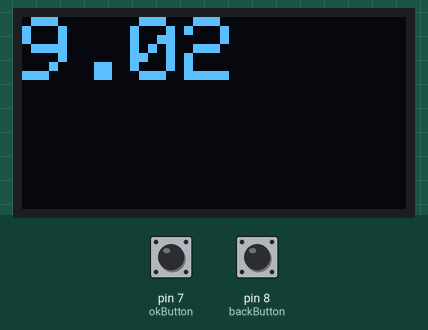
This sketch was run on a simulated Arduino Uno, built with avr-gcc and run on an emulated ATmega328P. Parts: 128×64 one-colour display. Inputs (shaded band) come from the test bench; at power-on: pin 7 (okButton) LOW, pin 8 (backButton) LOW. The display library's start-up logo is not drawn.

Above: at 1.2 s.
1.3 s: pin 7 (okButton) pulled HIGH for 0.15 s
At 2.5 s:
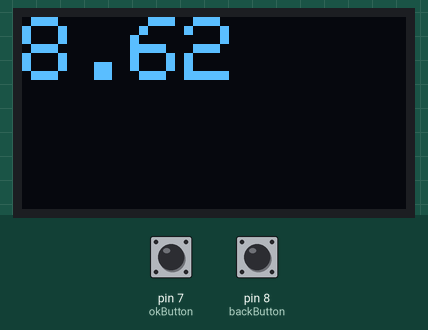
2.9 s: pin 7 (okButton) pulled HIGH for 1 s
At 4.14 s:
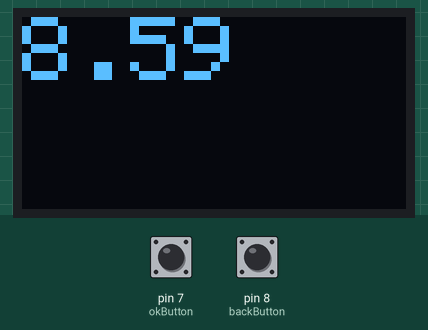
4.5 s: pin 8 (backButton) pulled HIGH for 1 s
At 6.7 s:
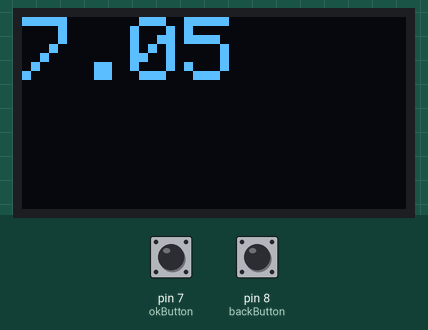
Timing chart, 0 to 8.2 s (numbered marks = the images above; inputs shaded):
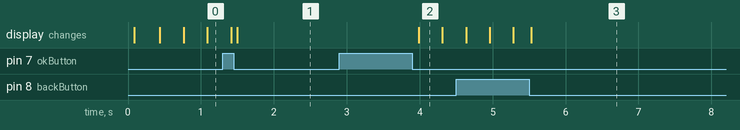

Measured:
- after the input at 2.9 s, the display: changes after 1.1 s (image 2)

The sketch:

timerTests.ino
```cpp
/*
Date: June 25th 2024
Description: test stopwatch display on OLED, format properly with min:seconds.milliseconds

*/

#include <SPI.h>
#include <Wire.h>
#include <Adafruit_GFX.h>
#include <Adafruit_SSD1306.h>

#define SCREEN_WIDTH 128 // OLED display width, in pixels
#define SCREEN_HEIGHT 64 // OLED display height, in pixels

// Declaration for an SSD1306 display connected to I2C (SDA, SCL pins)
// The pins for I2C are defined by the Wire-library.
// On an arduino UNO:       A4(SDA), A5(SCL)

#define OLED_RESET     -1 // Reset pin # (or -1 if sharing Arduino reset pin)
#define SCREEN_ADDRESS 0x3C ///< See datasheet for Address; 0x3D for 128x64, 0x3C for 128x32
Adafruit_SSD1306 display(SCREEN_WIDTH, SCREEN_HEIGHT, &Wire, OLED_RESET);

enum State {timer_run, timer_paused};
State currentState = timer_paused;


// timer variables

float timerSec = 0;
float timer1Sec = 10.0;
float timer2Sec = 5.0;
unsigned long timerDelay = 0;

int timerTracker = 1; // bounces between 1 and 2


// timer function prototypes
void buttonState();
void pauseTimer();
void runTimer();
void handle_timer_run();
void handle_timer_paused();


// button variables
  const int okButton = 7;
  const int backButton = 8;
  const bool serialEnabled = 1;
  long unsigned currentTime = 0;
  const int debounceDelay = 10;
  long okLastDetection = 0;
  int okButtonState = 1; // initialize these to unpressed
  int okLastButtonState = 1;
  bool okPressed = 1;
  unsigned long okStartPressed = 0;
  unsigned long okEndPressed = 0;
  unsigned long okHoldTime = 0;
  unsigned long okIdleTime = 0;
  long backLastDetection;
  int backButtonState = 1;  // initialize these to unpressed
  int backLastButtonState = 1;
  bool backPressed = 1;
  unsigned long backStartPressed = 0;
  unsigned long backEndPressed = 0;
  unsigned long backHoldTime = 0;
  unsigned long backIdleTime = 0;
  bool okJustChanged = 0;
  bool backJustChanged = 0;


void setup() {

  // SSD1306_SWITCHCAPVCC = generate display voltage from 3.3V internally
  if(!display.begin(SSD1306_SWITCHCAPVCC, SCREEN_ADDRESS)) {
    Serial.println(F("SSD1306 allocation failed"));
    for(;;); // Don't proceed, loop forever
  }
  display.display();


}


void buttonState(){
  int okReading = digitalRead(okButton);
  int backReading = digitalRead(backButton);

  if (okButtonState != okLastButtonState){
    okLastDetection = millis();
  }

  if (backButtonState != backLastButtonState){
    backLastDetection = millis();
  }


  // only accept the change in button state after debounce time
  if ( (millis() - okLastDetection) > debounceDelay ){
    okButtonState = okReading;
  }

  // only accept the change in button state after debounce time
  if ( (millis() - backLastDetection) > debounceDelay ){
    backButtonState = backReading;
  }


  // if the button is pressed or released
  if (okButtonState != okLastButtonState)
  {

    // if the button is just pressed
    if (okButtonState == 0)
    {
      okStartPressed = millis();
      if (okButtonState == 0 && okPressed == 1)
      {
        if (serialEnabled) Serial.println("======just pressed ok =======");
      }
      okPressed = 0;
      okJustChanged = 1;

    }


    // if the button is just released
    else if (okButtonState == 1)
    {

      okEndPressed = millis();
      okHoldTime = okEndPressed - okStartPressed;
      if (okButtonState == 1 && okPressed == 0)
      {
        if (serialEnabled) {
          Serial.print("---just released ok ----: holdtime: ");
          Serial.println(okHoldTime);
        }
      }
      okJustChanged = 1;
      okPressed = 1;
    }


  }
  else {
    okJustChanged = 0;
  }

  // if the back button is pressed or released
  if (backButtonState != backLastButtonState)
  {

    // if the button is just pressed
    if (backButtonState == 0)
    {
      backStartPressed = millis();
      if (backButtonState == 0 && backPressed == 1)
      {
        if (serialEnabled) Serial.println("======just pressed back =======");
      }
      backJustChanged = 1;
      backPressed = 0;

    }


    // if the button is just released
    else if (backButtonState == 1)
    {

      backEndPressed = millis();
      backHoldTime = backEndPressed - backStartPressed;
      if (backButtonState == 1 && backPressed == 0)
      {
        if (serialEnabled){
          Serial.print("---just released back ----: holdtime: ");
          Serial.println(backHoldTime);
        }

      }

      backJustChanged = 1;
      backPressed = 1;
    }

    else {
      okJustChanged = 0;
      backJustChanged = 0;
    }


  }

  else {
    backJustChanged = 0;
  }


  okLastButtonState = okReading;
  backLastButtonState = backReading;


}

void loop() {

  switch (currentState) {
    case timer_run:
      handle_timer_run();
      break;

    case timer_paused:
      handle_timer_paused();
      break;
  }


}


void pauseTimer(){
  display.clearDisplay();
  display.setTextSize(3);
  display.setTextColor(SSD1306_WHITE);
  display.setCursor(0,0);

  if (timerTracker == 1){
    display.print(timer1Sec - timerSec);
    display.display();
  }
  else if (timerTracker == 2){
    display.print(timer2Sec - timerSec);
    display.display();
  }


}


void runTimer(){
  display.clearDisplay();
  display.setTextSize(3);
  display.setTextColor(SSD1306_WHITE);
  display.setCursor(0,0);             // Start at top-left corner

  timerSec = (millis() - timerDelay)/1000.0;

  if (timerTracker == 1){
    if (timer1Sec- timerSec > 0){
      display.print(timer1Sec - timerSec);
      display.display();
    }
    else {
      timerTracker = 2;
      timerDelay = millis();
    }
  }

  else if (timerTracker == 2){
    if (timer2Sec - timerSec > 0){
      display.print(timer2Sec - timerSec);
      display.display();
    }
    else {
      timerTracker = 1;
      timerDelay = millis();
    }


  }


}

void handle_timer_run(){
  buttonState();
  runTimer();

  if ((okButtonState == 0 and okJustChanged) || (backButtonState == 0 and backJustChanged)){
    currentState = timer_paused;
  }

}


void handle_timer_paused(){
  buttonState();
  pauseTimer();

  if (okButtonState == 0 and okJustChanged){
    currentState = timer_run;
    timerDelay = millis() - (timerSec*1000.0);
  }

  if (backButtonState == 0 and backJustChanged){
    timerSec = 0;
    timerDelay = millis();
  }


}
```
